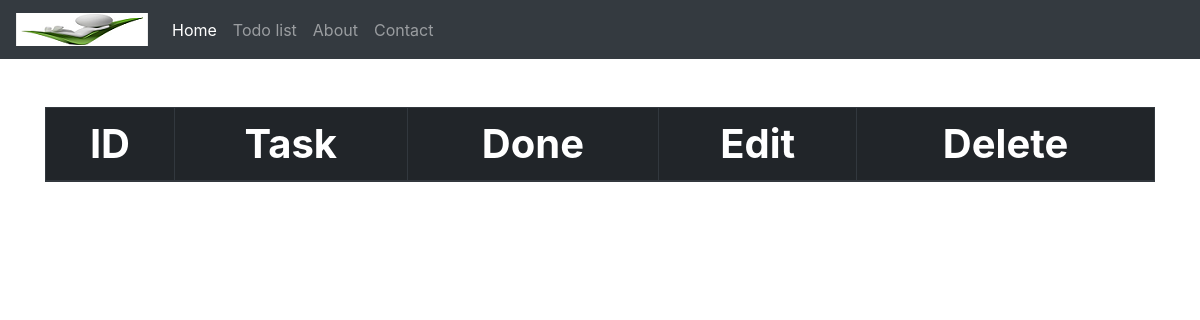
Before: /todolist/ with the older database file.
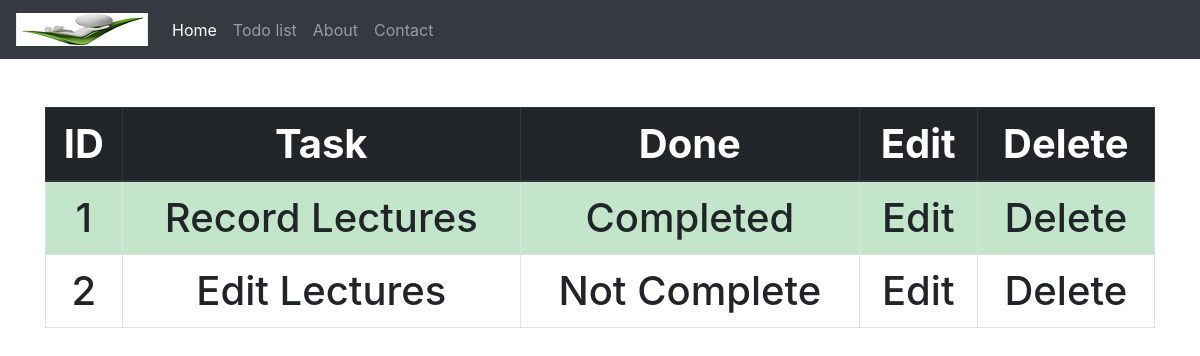
After: the same page with the newer database file.
### todolist_app/models.py (models this page shows, shortened)
class TaskList(models.Model):
    task = models.CharField(max_length = 300)
    done = models.BooleanField(default = False)

### todolist_app/views.py (the view)
# urls.py: path('todolist/', include('todolist_app.urls'))
def todolist(request):
    all_tasks = TaskList.objects.all
    return render(request, 'todolist.html', { 'all_tasks' : all_tasks })

### todolist_app/templates/todolist.html (shortened to what this page needs)
{% extends 'base.html' %}
{% block content %}
  <table class="table table-bordered text-center">
    <thead class="thead-dark">
      <tr>
        <th scope="col">ID</th>
        <th scope="col">Task</th>
        <th scope="col">Done</th>
        <th scope="col">Edit</th>
        <th scope="col">Delete</th>
      </tr>
    </thead>
    <tbody>
  {% for obj in all_tasks  %}
      {% if obj.done %}
        <tr class="table-success">
          <td>{{ obj.id }}</td>
          <td>{{ obj.task }}</td>
          <td>Completed</td>
          <td>Edit</td>
          <td>Delete</td>
        </tr>
      {% else %}
        <tr>
          <td>{{ obj.id }}</td>
          <td>{{ obj.task }}</td>
          <td>Not Complete</td>
          <td>Edit</td>
          <td>Delete</td>
        </tr>
      {% endif %}
  {% endfor %}
      </tbody>
    </table>
{% endblock content %}

Changed rows visible on the page:
added TaskList: id "1", task "Record Lectures"
added TaskList: id "2", task "Edit Lectures"
